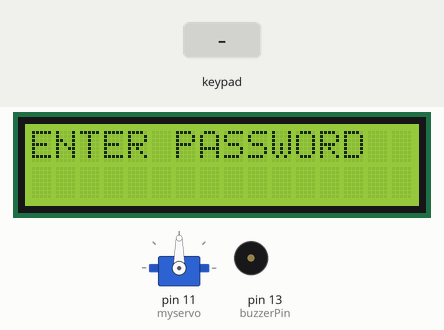
Bench run of a sketch on a simulated Arduino Uno, built with avr-gcc and run on an emulated ATmega328P. On the bench: servo, 16×2 character LCD, buzzer (waves = sounding, pin HIGH). The inputs (shaded band) are chosen by the test bench. What the sketch prints to the serial monitor is not drawn.

Above: at 1.2 s.
1.3 s: keypad keys 1 2 3 4 5 # pressed 0.4 s apart
At 4.1 s:
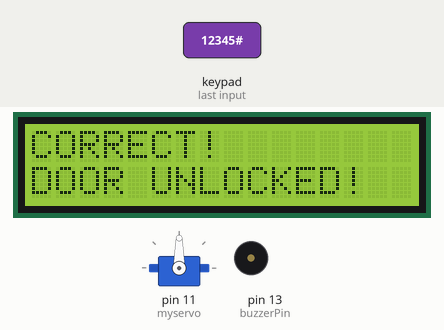
5.2 s: key '#' pressed
At 6.5 s:
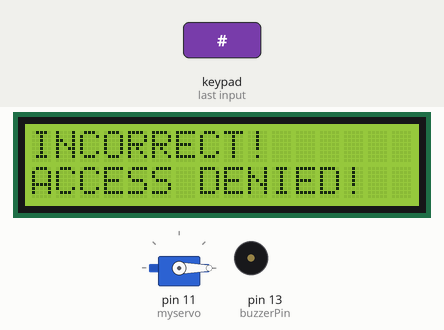
7.7 s: key '*' pressed
At 8.8 s:
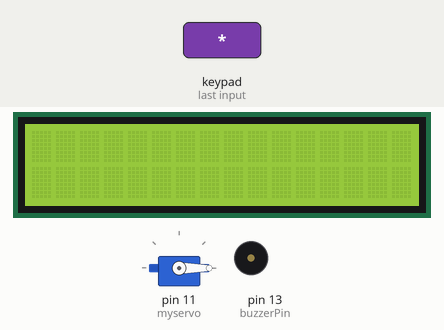
9.2 s: keypad keys 1 2 3 4 5 A pressed 0.4 s apart
At 11.5 s:
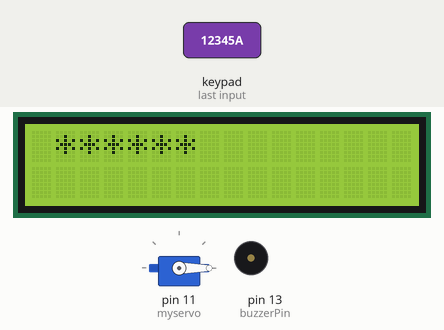
13.1 s: keypad keys 1 2 3 4 5 D pressed 0.4 s apart
At 15.9 s:
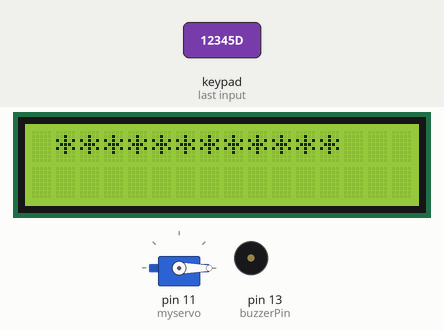
17.0 s: key 'B' pressed
At 18.3 s:
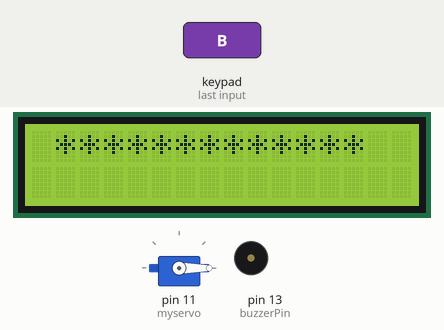
Timing chart, 0 to 19.5 s (numbered marks = the images above; inputs shaded):
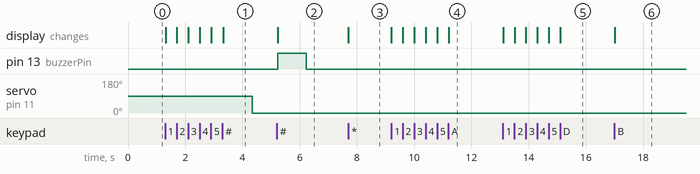

Measured:
- after the input at 1.3 s, servo on pin 11 (myservo): 90° → 0° after 3.0 s; the display: first changes at once (image 1 shows a later state)
- after the input at 5.2 s, pin 13 (buzzerPin): LOW → HIGH at once, → LOW 1.0 s later; the display: changes at once (image 2)
- after the input at 7.7 s, the display: changes at once (image 3)
- after the input at 9.2 s, the display: first changes at once (image 4 shows a later state)
- after the input at 13.1 s, the display: first changes at once (image 5 shows a later state)
- after the input at 17.0 s, the display: changes at once (image 6)

The sketch:

Keypad_Lock.ino
```cpp
#include <Keypad.h>
#include <Wire.h>
#include <LiquidCrystal_I2C.h>
#include <Servo.h>

#define buzzerPin 13

const int ROW_NUM = 4; //four rows
const int COLUMN_NUM = 4; //four columns
char keys [ROW_NUM] [COLUMN_NUM] = {
  {'1','2','3', 'A'},
  {'4','5','6', 'B'},
  {'7','8','9', 'C'},
  {'*','0','#', 'D'}
};
byte pin_rows [ROW_NUM] = {9, 8, 7, 6}; //connect to the row pinouts of the keypad
byte pin_column [COLUMN_NUM] = {5, 4, 3, 2}; //connect to the column pinouts of the keypad
Keypad keypad = Keypad(makeKeymap(keys), pin_rows, pin_column, ROW_NUM, COLUMN_NUM);

LiquidCrystal_I2C lcd (0x27, 16, 2); // I2C address 0x27, 16 column and 2 rows

Servo myservo; // create servo object to control a servo

const String password_1 = "12345"; // change your password here


String input_password;

void setup() {

  pinMode(buzzerPin, OUTPUT);

  input_password.reserve (32);

  myservo.attach(11); // attaches the servo on pin D11 to the servo object

  lcd.init();
  lcd.backlight();
  lcd.print("ENTER PASSWORD");
}

void loop() {

  char key = keypad.getKey();
  if (key) {
    Serial.println(key);

    if(key == '*') {
      input_password = "";
      lcd.clear();
    } else if(key == '#') {
      lcd.clear();

      if(input_password == password_1) {
        Serial.println("password is correct");
        lcd.setCursor(0, 0);
        lcd.print("CORRECT!");
        lcd.setCursor(0, 1);
        lcd.print("DOOR UNLOCKED!");
        myservo.write(90); // move servo motor shaft at the 180-degree position
        delay(1000);
        myservo.write(0);// move servo motor shaft at the 0-degree position

      } else {
        Serial.println("password is incorrect, try again");
        lcd.setCursor(0, 0);
        lcd.print("INCORRECT!");
        lcd.setCursor(0, 1);
        lcd.print("ACCESS DENIED!");
        digitalWrite(buzzerPin, HIGH);
        delay(1000);
        digitalWrite(buzzerPin, LOW);
        delay(1000);

      }

      input_password = ""; // reset the input password

    } else {
      if(input_password.length() == 0) {
        lcd.clear();
      }

      input_password += key; // append new character to input password string

      lcd.setCursor(input_password.length(), 0); // move cursor to new position
      lcd.print('*'); // print * key as hiden character
    }
    Serial.begin(9600);


  }
}
```
